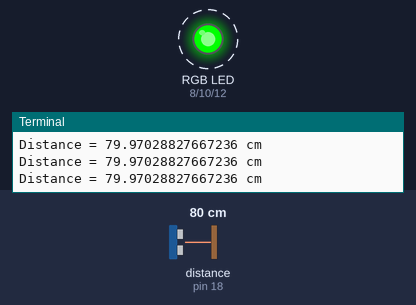
The program below on a simulated Raspberry Pi (header pin numbers). Parts: an RGB LED mixed from three pins (HIGH = lit), the last lines printed to the terminal. Dashed ring = blinking. The test bench sets the inputs (shaded band); at power-on: distance to the obstacle (sensor on pin 18) 80 cm. The echo pulse lasts 58.3 µs per cm; the clock reads 2024-03-15 10:24:30 at power-on unless the program sets it; pins used as bus, display or sensor lines are not drawn.

Above: at 1.2 s.
1.3 s: distance to the obstacle (sensor on pin 18) set to 29 cm
4.3 s: distance to the obstacle (sensor on pin 18) set to 24 cm
At 4.81 s:
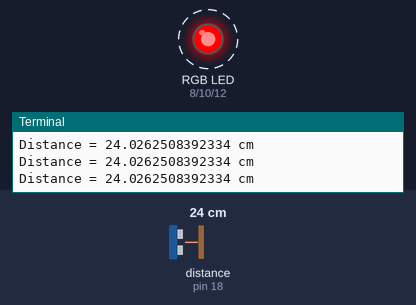
7.3 s: distance to the obstacle (sensor on pin 18) set to 35 cm
At 7.73 s:
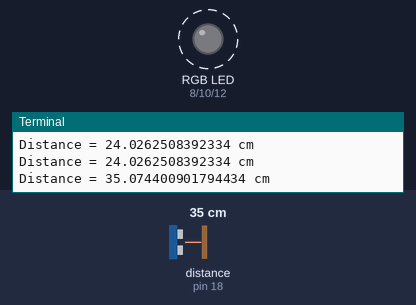
10.3 s: distance to the obstacle (sensor on pin 18) set to 2 cm
At 10.62 s:
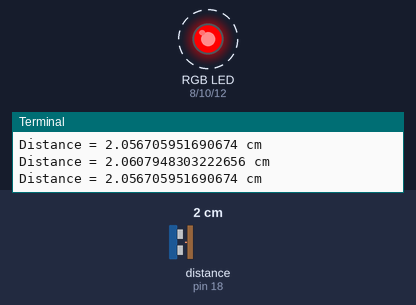
Timing chart, 0 to 14.3 s (numbered marks = the images above; inputs shaded):
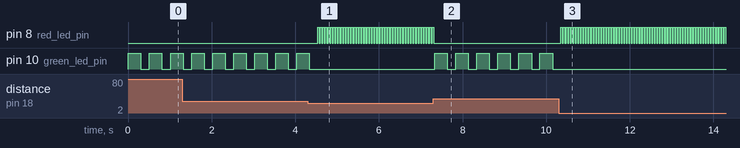

The program:

07.ultrasonic_distance_rgb.py
```python
import time
import RPi.GPIO as GPIO

GPIO.setmode(GPIO.BOARD)
trigger_pin = 16
echo_pin = 18

GPIO.setup(trigger_pin, GPIO.OUT)
GPIO.setup(echo_pin, GPIO.IN)

red_led_pin = 8
green_led_pin = 10
blue_led_pin = 12
GPIO.setup(red_led_pin, GPIO.OUT)
GPIO.setup(green_led_pin, GPIO.OUT)
GPIO.setup(blue_led_pin, GPIO.OUT)


def trigger():
    required_duration = 0.00001
    GPIO.output(trigger_pin, GPIO.HIGH)
    time.sleep(required_duration)
    GPIO.output(trigger_pin, GPIO.LOW)


def get_echo_duration_seconds():
    start_seconds = time.time()
    stop_seconds = time.time()

    while GPIO.input(echo_pin) == 0:
        start_seconds = time.time()

    while GPIO.input(echo_pin) == 1:
        stop_seconds = time.time()

    return stop_seconds - start_seconds


def get_distance_cm(duration_seconds):
    speed_of_sound_mps = 343
    speed_of_sound_centimeres_per_second = speed_of_sound_mps * 100
    return speed_of_sound_centimeres_per_second * duration_seconds


def detect_distance_cm():
    trigger()
    duration_seconds = get_echo_duration_seconds()
    return get_distance_cm(duration_seconds) / 2


def flash(pin, on_duration, off_duration):
    GPIO.output(pin, GPIO.HIGH)
    time.sleep(on_duration)
    GPIO.output(pin, GPIO.LOW)
    time.sleep(off_duration)


try:
    while True:
        distance_cm = detect_distance_cm()
        print(f"Distance = {distance_cm} cm")

        if distance_cm < 25:
            flash(red_led_pin, on_duration=0.035, off_duration=0.025)
        else:
            flash(green_led_pin, on_duration=0.3, off_duration=0.2)

except KeyboardInterrupt:
    print("Exiting...")
finally:
    GPIO.cleanup()
```

Measured:
- the behaviour switches between 26 and 25 cm on distance to the obstacle (sensor on pin 18) (found by bisection; images 0 and 1)
- after the input at 4.3 s, pin 8 (red_led_pin): alternates HIGH for 0.04 s and LOW for 0.03 s, starting after 0.24 s; pin 10 (green_led_pin): goes on until 4.3 s, then stays LOW
- after the input at 7.3 s, pin 8 (red_led_pin): goes on until 7.3 s, then stays LOW; pin 10 (green_led_pin): alternates HIGH for 0.30 s and LOW for 0.20 s, starting at once
- after the input at 10.3 s, pin 8 (red_led_pin): alternates HIGH for 0.04 s and LOW for 0.03 s, starting after 0.05 s; pin 10 (green_led_pin): stops changing and stays LOW
- by itself, pin 10 (green_led_pin): alternates HIGH for 0.30 s and LOW for 0.20 s
